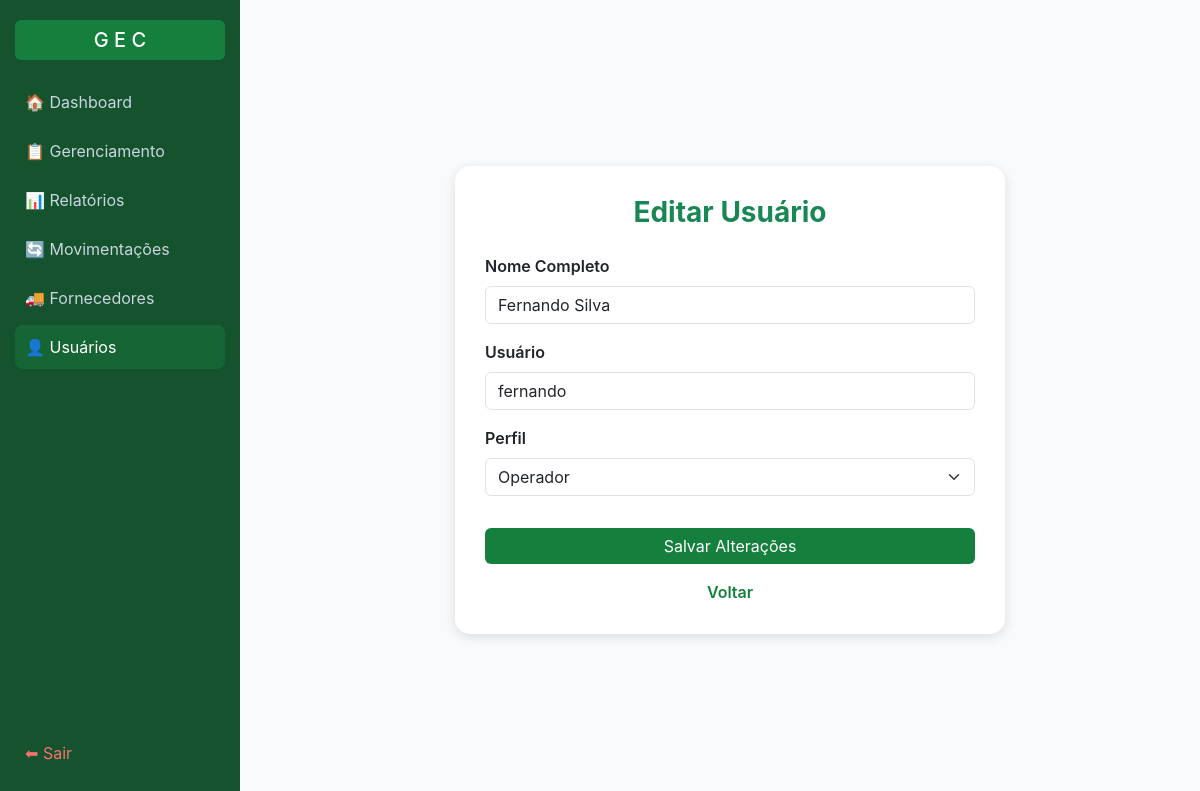
The page /usuarios/editar/4 (signed in) on the database as committed earlier.
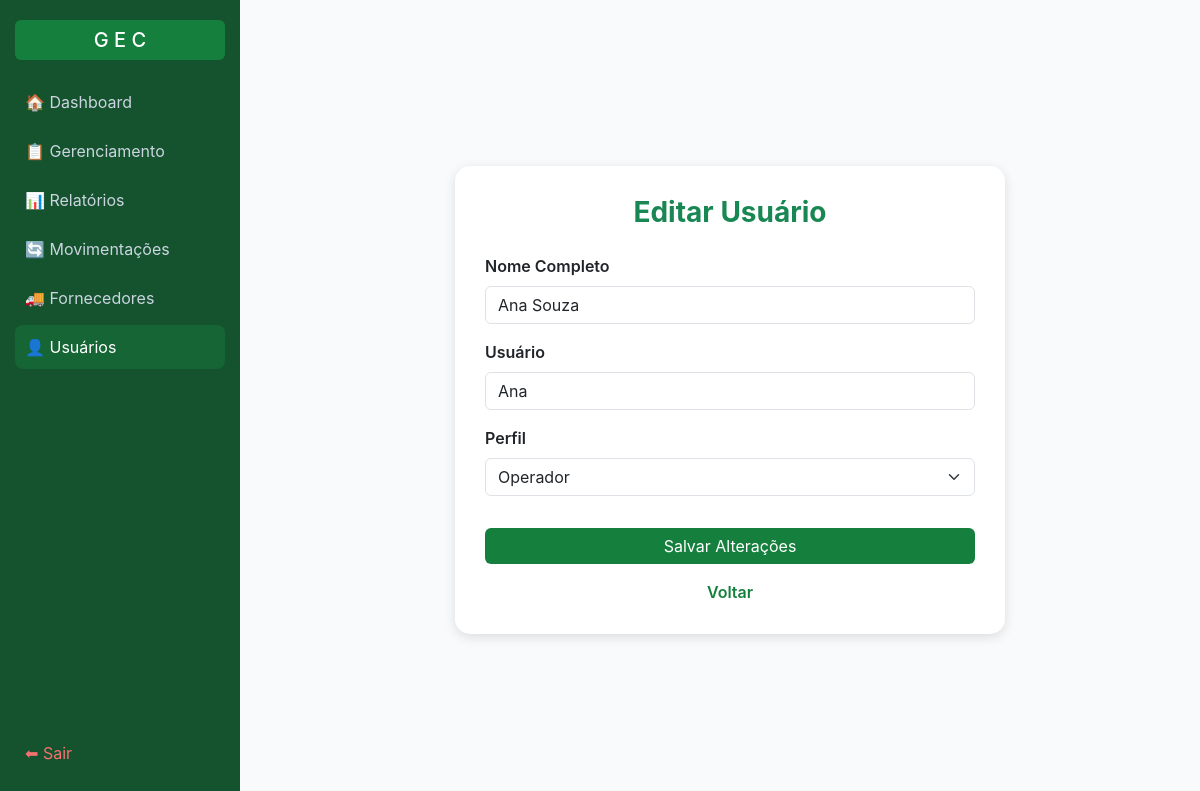
The same page on the database as committed later.
### tables this page shows
CREATE TABLE "usuarios" (
	"id"	INTEGER,
	"nome"	TEXT NOT NULL,
	"usuario"	TEXT NOT NULL,
	"senha"	TEXT NOT NULL,
	"perfil"	TEXT NOT NULL DEFAULT 'operador',
    "ativo" TEXT NOT NULL DEFAULT 1,
	PRIMARY KEY("id" AUTOINCREMENT)
);

### app.py (the view, shortened to what this page needs)
@app.route("/usuarios/editar/<int:id>", methods=["GET", "POST"])
@admin_required
def editar_usuario(id):
    conn = conectar()
    cur = conn.cursor()
    usuario = cur.execute("SELECT * FROM usuarios WHERE id=?", (id,)).fetchone()
    conn.close()
    return render_template("usuarios/editar.html", usuario=usuario)

### app.py (called while the page is built)
def admin_required(f):
    @wraps(f)
    def wrapper(*args, **kwargs):
        if not session.get("usuario"):
            flash("Faça login primeiro!")
            return redirect(url_for("login"))
        if session.get("perfil") != "admin":
            flash("Acesso restrito a administradores.")
            return redirect(url_for("home"))
        return f(*args, **kwargs)
    return wrapper

### data/db.py (called while the page is built)
def conectar():
    return sqlite3.connect("data/estoque.db")

### templates/usuarios/editar.html (shortened to what this page needs)
<!DOCTYPE html>
<html lang="pt-BR">
<head>
  <link href="https://cdn.jsdelivr.net/npm/bootstrap@5.3.0/dist/css/bootstrap.min.css" rel="stylesheet">
</head>
<body>
  <div class="sidebar">
    <div>
      <h5>G E C</h5>
      <a href="{{ url_for('home') }}">🏠 Dashboard</a>
      <a href="{{ url_for('gerenciamento') }}">📋 Gerenciamento</a>
      <a href="{{ url_for('relatorios') }}">📊 Relatórios</a>
      <a href="{{ url_for('movimentacao') }}">🔄 Movimentações</a>
      <a href="{{ url_for('listar_forn') }}">🚚 Fornecedores</a>
      <a href="{{ url_for('listar_usuarios') }}" class="active">👤 Usuários</a>
    </div>
    <div>
      <a href="{{ url_for('login') }}" class="logout" style="color:#f87171">⬅ Sair</a>
    </div>
  </div>
  <div class="content">
    <div class="card-box">
      <h3 class="fw-bold text-success mb-4 text-center">Editar Usuário</h3>
      <form method="POST" action="{{ url_for('editar_usuario', id=usuario[0]) }}">
        <div class="mb-3">
          <label class="form-label">Nome Completo</label>
          <input type="text" name="nome" class="form-control" required value="{{ usuario[1] }}">
        </div>
        <div class="mb-3">
          <label class="form-label">Usuário</label>
          <input type="text" name="usuario" class="form-control" required value="{{ usuario[2] }}">
        </div>
        <div class="mb-3">
          <label class="form-label">Perfil</label>
          <select name="perfil" class="form-select" required>
            <option value="operador" {% if usuario[4] == "operador" %}selected{% endif %}>Operador</option>
          </select>
        </div>
        <button class="btn btn-success w-100 mt-3">Salvar Alterações</button>
      </form>
      <div class="text-center mt-3">
        <a href="{{ url_for('listar_usuarios') }}" class="back-link">Voltar</a>
      </div>
    </div>
  </div>
</body>
</html>

Rows that differ between the two databases and show on the page:
changed usuarios "Operador": nome "Fernando Silva" → "Ana Souza"; usuario "fernando" → "Ana"
